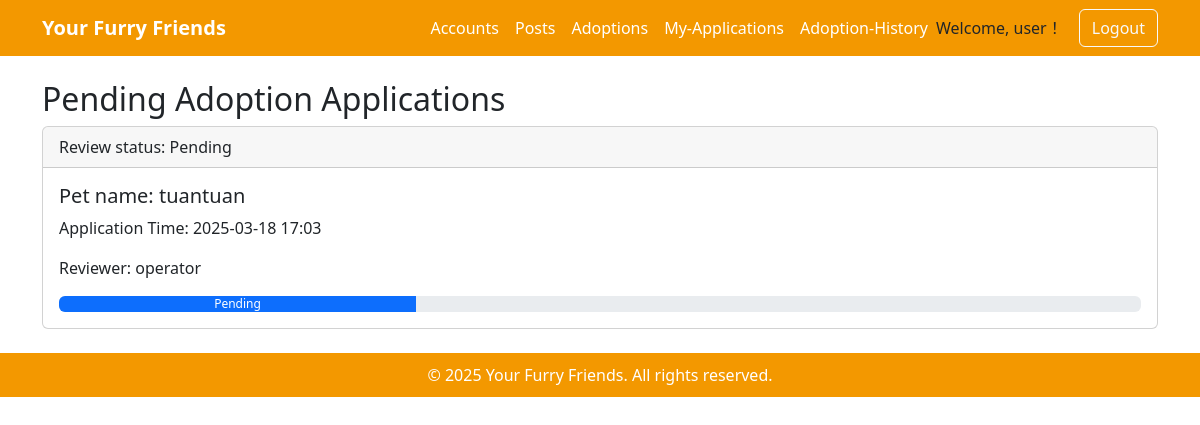
Page /adoptions/applications/ (signed in) on the committed database.
### accounts/models.py (models this page shows, shortened)
class User(AbstractUser):
    email = models.EmailField(unique=False, blank=True, null=True) # 改为了false（允许了多个用户注册）
    username = models.CharField(max_length=50, unique=True)  # 自定义用户名长度
    phone_no = models.CharField(max_length=15, unique=True, null=True, blank=True)
    address = models.TextField(null=True, blank=True)
    birthday = models.DateField(null=True, blank=True)
    title = models.CharField(max_length=50, null=True, blank=True)
    user_type = models.CharField(
        max_length=20,
        choices=[('User', 'User'), ('Admin', 'Admin')],
        default='User'
    )  # 用户类型（普通用户 / 管理员）
    status = models.CharField(
        max_length=10,
        choices=[('Active', 'Active'), ('Banned', 'Banned')],
        default='Active'
    )  # 用户状态
    user_image = models.ImageField(upload_to='user_images/', null=True, blank=True)
    created_at = models.DateTimeField(auto_now_add=True)
    updated_at = models.DateTimeField(auto_now=True)

### adoptions/models.py (models this page shows, shortened)
class AdoptionReview(models.Model):
    adopt_review_id = models.AutoField(primary_key=True)
    pet = models.ForeignKey(Pet, on_delete=models.CASCADE)
    adopter_username = models.ForeignKey(User, on_delete=models.CASCADE, related_name="adoption_requests")
    operator_username = models.ForeignKey(User, on_delete=models.SET_NULL, null=True, blank=True, related_name="processed_reviews")
    status = models.CharField(
        max_length=20,
        choices=[('Pending', 'Pending'), ('Approved', 'Approved'), ('Rejected', 'Rejected')],
        default='Pending'
    )  # 审核状态
    applied_at = models.DateTimeField(auto_now_add=True)

### posts/models.py (models this page shows, shortened)
class Pet(models.Model):
    pet_id = models.AutoField(primary_key=True)
    name = models.CharField(max_length=100)
    sex = models.CharField(max_length=10, choices=[('Male', 'Male'), ('Female', 'Female')])
    age = models.CharField(max_length=10, choices=[('Young', 'Young'), ('Adult', 'Adult')])
    weight = models.FloatField()
    breed = models.CharField(max_length=100, blank=True, null=True)
    size = models.CharField(max_length=50, choices=[('Small', 'Small'), ('Medium', 'Medium'), ('Large', 'Large')])
    status = models.CharField(max_length=20, choices=[('Available', 'Available'), ('Adopted', 'Adopted')], default='Available')
    posted_by = models.ForeignKey(settings.AUTH_USER_MODEL, on_delete=models.CASCADE)  # 关联用户
    created_at = models.DateTimeField(auto_now_add=True)
    type = models.CharField(max_length=50, choices=[('Dog', 'Dog'), ('Cat', 'Cat')])

### adoptions/views.py (the view)
# urls.py: path('applications/', views.my_application, name='my_application'),
@login_required
def my_application(request):
    username = request.user.username
    review = AdoptionReview.objects.filter(adopter_username__username=username, status='Pending').first()
    context = {
        'review': review,
    }
    return render(request, 'adoptions/my_application.html', context)

### templates/adoptions/my_application.html
{% extends 'adoptions/base.html' %}
{% block content %}
<div class="container mt-4">
  <h2>Pending Adoption Applications</h2>
  {% if review %}
    <div class="card">
      <div class="card-header">
        Review status: {{ review.status }}
      </div>
      <div class="card-body">
        <h5 class="card-title">Pet name: {{ review.pet.name }}</h5>
        <p class="card-text">Application Time: {{ review.applied_at|date:"Y-m-d H:i" }}</p>
        <p class="card-text">
          Reviewer:
          {% if review.operator_username %}
            {{ review.operator_username.username }}
          {% else %}
            Reviewer not assigned at this time
          {% endif %}
        </p>
        <div class="progress">
          <div class="progress-bar" role="progressbar"
               style="width: {% if review.status == 'Pending' %}33{% elif review.status == 'Approved' %}100{% elif review.status == 'Rejected' %}100{% endif %}%;"
               aria-valuenow="{% if review.status == 'Pending' %}33{% else %}100{% endif %}"
               aria-valuemin="0" aria-valuemax="100">
            {% if review.status == 'Pending' %}
              Pending
            {% elif review.status == 'Approved' %}
              Approved
            {% elif review.status == 'Rejected' %}
              Rejected
            {% endif %}
          </div>
        </div>
      </div>
    </div>
  {% else %}
    <p>There are currently no pending adoption applications.</p>
  {% endif %}
</div>
{% endblock %}

### templates/adoptions/base.html (shortened to what this page needs)
{% load static %}
<!DOCTYPE html>
<html lang="en">
<head>
  <link
    href="https://cdn.jsdelivr.net/npm/bootstrap@5.2.3/dist/css/bootstrap.min.css"
    rel="stylesheet"
  >
</head>
<body>
<nav class="navbar navbar-expand-lg">
  <div class="container">
    <a class="navbar-brand fw-bold" href={%  url 'adoptions:available_pets' %}>Your Furry Friends</a>
    <div class="collapse navbar-collapse" id="navbarNav">
      <ul class="navbar-nav ms-auto">
          <li class="nav-item">
          <a class="nav-link" href={% url 'accounts:profile' %}>Accounts</a>
        </li>
        <li class="nav-item">
          <a class="nav-link" href={% url 'posts:postPet' %}>Posts</a>
        </li>
        <li class="nav-item">
          <a class="nav-link" href={% url 'adoptions:available_pets' %}> Adoptions</a>
        </li>
        <li class="nav-item">
          <a class="nav-link" href={% url 'adoptions:my_application' %}>My-Applications</a>
        </li>
        <li class="nav-item">
          <a class="nav-link" href={% url 'adoptions:adoption_history' %}>Adoption-History</a>
        </li>
          <div class="d-flex align-items-center">
        {% if user.is_authenticated %}
          <span class="me-3">Welcome, {{ user.username }}！</span>
          <form method="post" action="{% url 'accounts:yfLogin' %}" class="mb-0">
            <button type="submit" class="btn btn-outline-light">Logout</button>
          </form>
        {% else %}
          <a class="nav-link" href="{% url 'accounts:yfLogin' %}">Login</a>
        {% endif %}
      </div>
      </ul>
    </div>
  </div>
</nav>
<main class="my-4">
  {% block content %}{% endblock %}
</main>
<footer>
  <div class="container">
    <p class="mb-0">© 2025 Your Furry Friends. All rights reserved.</p>
  </div>
</footer>
</body>
</html>

### templates/adoptions/base.html (style rules this page uses)
:root { --main-orange: #f39800; }
.navbar { background-color: var(--main-orange); }
.navbar .navbar-brand, .navbar .nav-link { color: #fff !important; }
footer { background-color: var(--main-orange); color: #fff; padding: 10px 0; text-align: center; margin-top: 20px; }

### rows in the picture
User: username "user"
AdoptionReview: status "Pending", pet.name "tuantuan", applied_at "2025-03-18 17:03", operator_username.username "operator"
